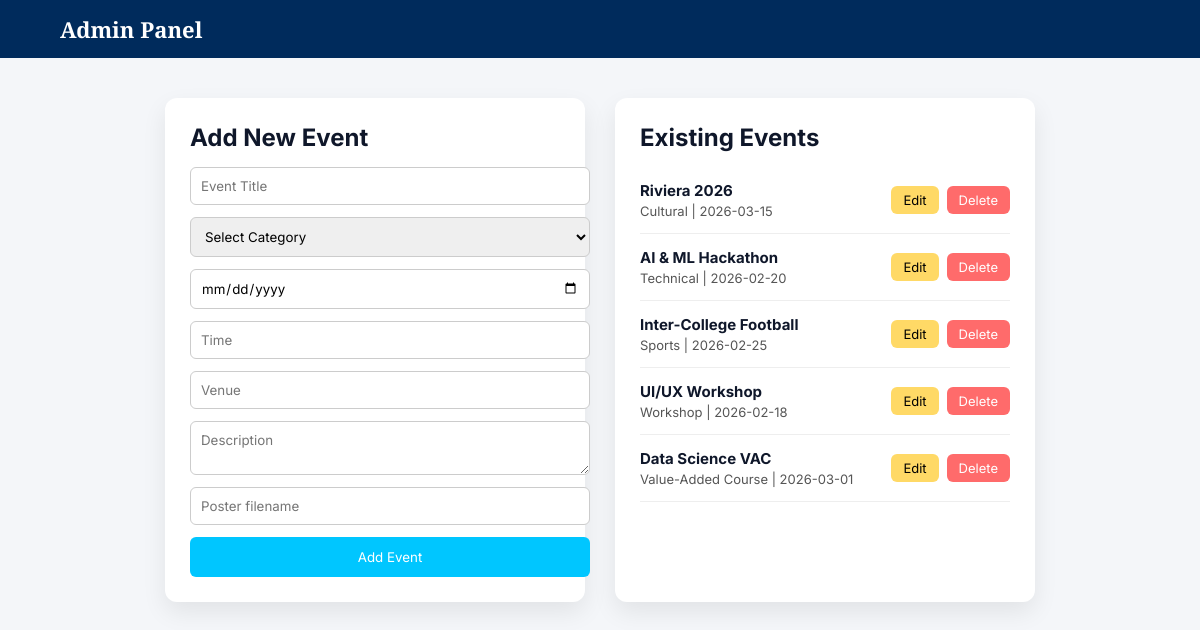
/admin, run on an earlier commit of the app's database.
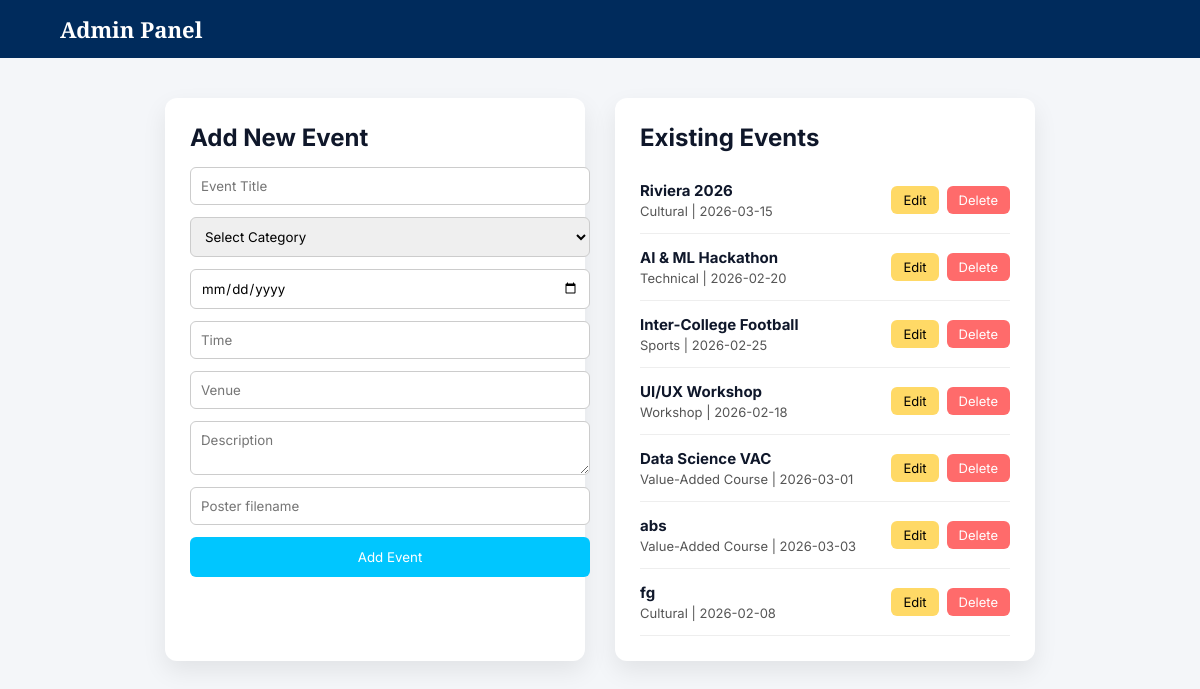
And on a later commit of the database.
### tables this page shows
CREATE TABLE events (
    id INTEGER PRIMARY KEY AUTOINCREMENT,
    title TEXT,
    category TEXT,
    date TEXT,
    time TEXT,
    venue TEXT,
    description TEXT,
    poster TEXT
);

### app.py (the view)
@app.route('/admin')
def admin():
    conn = sqlite3.connect("campuspulse.db")
    cursor = conn.cursor()
    cursor.execute("SELECT * FROM events")
    rows = cursor.fetchall()
    conn.close()
    events = []
    for row in rows:
        events.append({
            "id": row[0],
            "title": row[1],
            "category": row[2],
            "date": row[3],
            "time": row[4],
            "venue": row[5],
            "description": row[6],
            "poster": row[7]
        })
    return render_template("admin.html", events=events)

### templates/admin.html (shortened to what this page needs)
<!DOCTYPE html>
<html>
<head>
    <link rel="stylesheet" href="{{ url_for('static', filename='css/home.css') }}">
</head>
<body>
<header class="navbar">
    <div class="nav-left">
        <h1>Admin Panel</h1>
    </div>
</header>
<section class="admin-section">
    <div class="admin-wrapper">
        <div class="admin-card">
            <h2>Add New Event</h2>
            <form action="/add_event" method="POST" class="admin-form">
                <input type="text" name="title" placeholder="Event Title" required>
                <select name="category" required>
                    <option value="">Select Category</option>
                </select>
                <input type="date" name="date" required>
                <input type="text" name="time" placeholder="Time" required>
                <input type="text" name="venue" placeholder="Venue" required>
                <textarea name="description" placeholder="Description" required></textarea>
                <input type="text" name="poster" placeholder="Poster filename" required>
                <button type="submit" class="primary-btn">Add Event</button>
            </form>
        </div>
        <div class="admin-card">
            <h2>Existing Events</h2>
            {% for event in events %}
            <div class="admin-event">
    <div class="admin-info">
        <strong>{{ event.title }}</strong>
        <p>{{ event.category }} | {{ event.date }}</p>
    </div>
    <div class="admin-actions">
        <a href="/edit_event/{{ event.id }}" class="edit-btn">Edit</a>
        <a href="/delete_event/{{ event.id }}" class="delete-btn">Delete</a>
    </div>
</div>
            {% endfor %}
        </div>
    </div>
</section>
</body>
</html>

What changed in the data, as far as the page shows it:
added events: title "abs", category "Value-Added Course", date "2026-03-03"
added events: title "fg", category "Cultural", date "2026-02-08"
